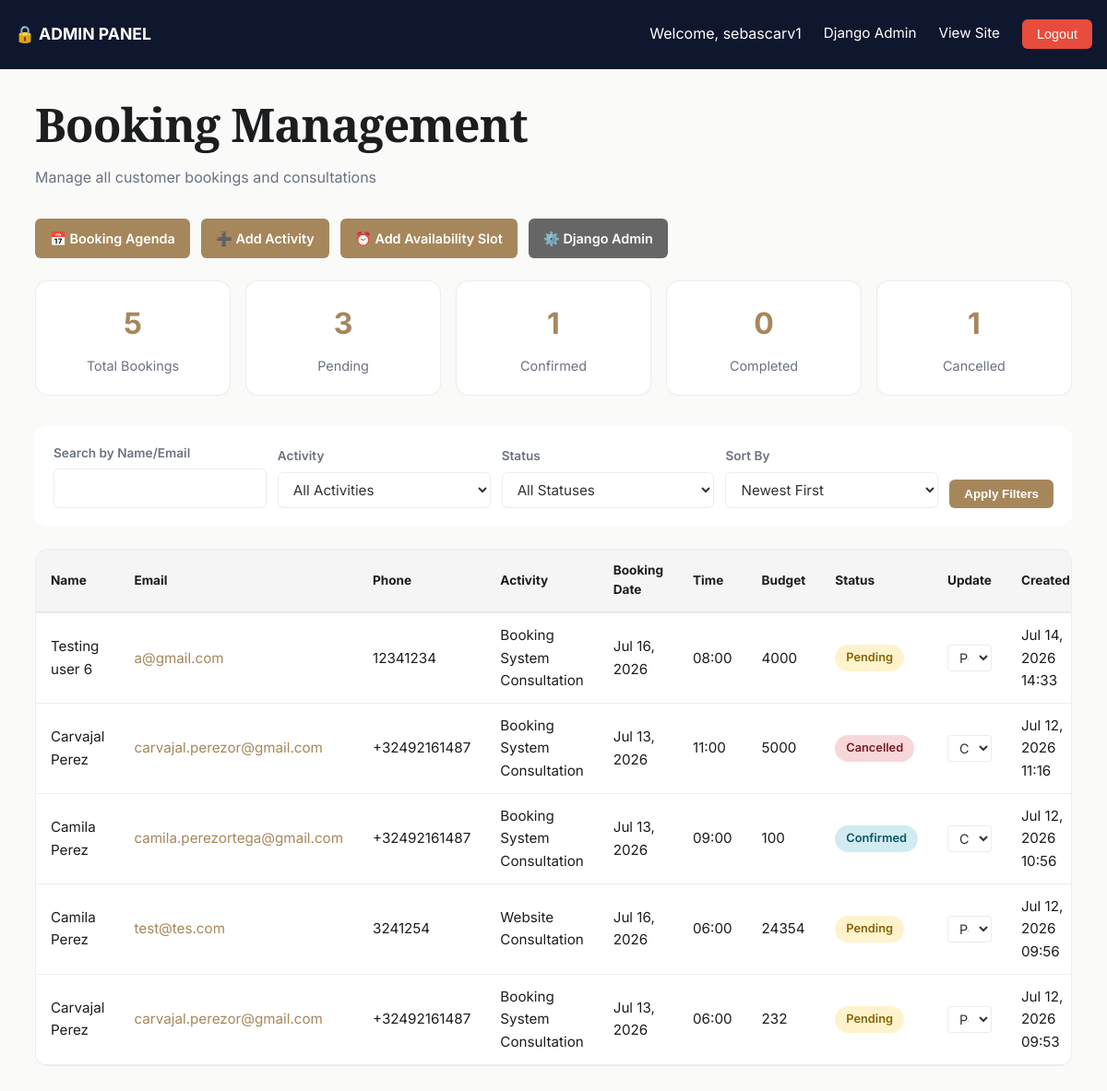
The page /booking/management/ (signed in) on the database as committed earlier.
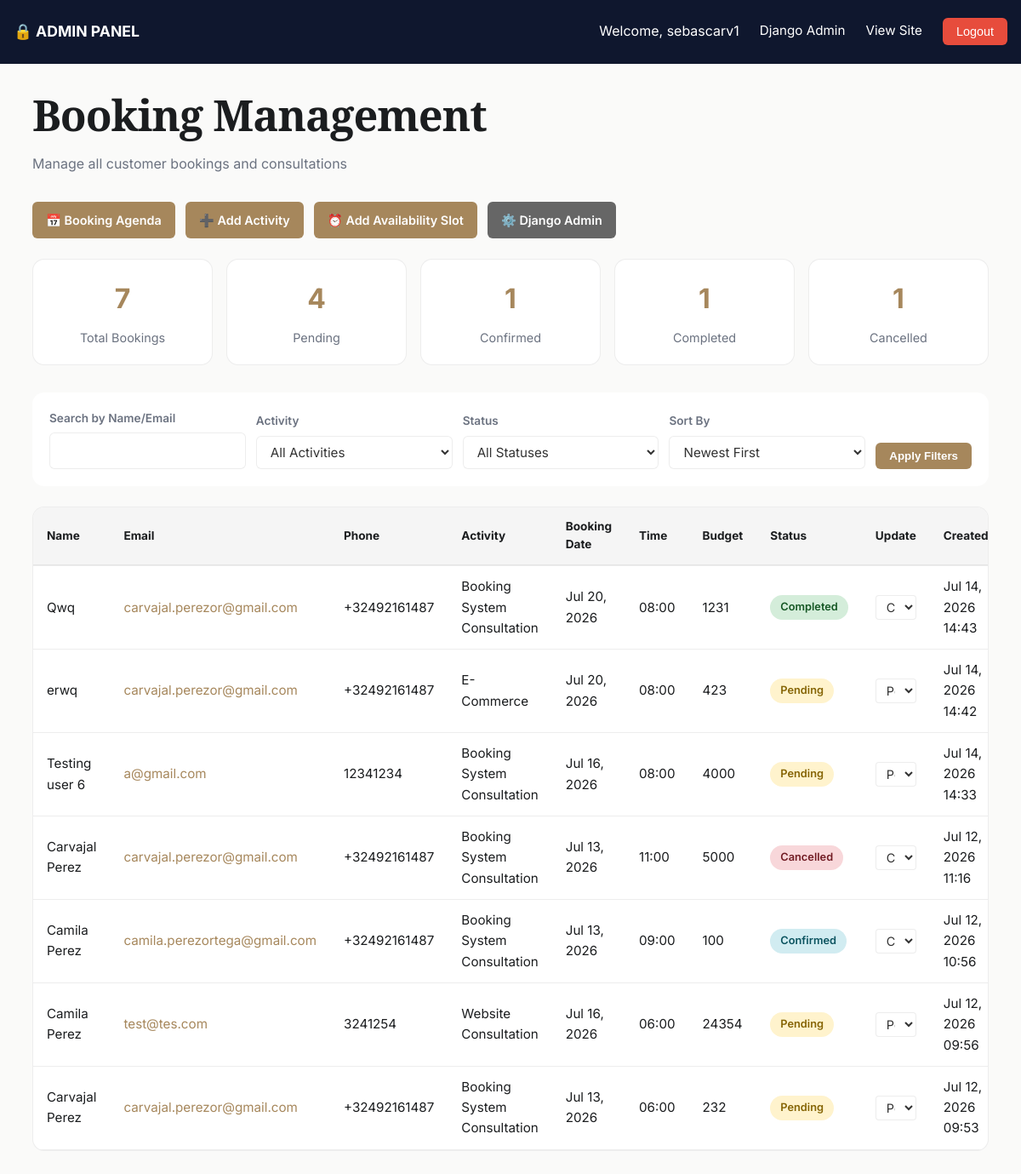
The same page on the database as committed later.
### booking/models.py (models this page shows, shortened)
class Booking(models.Model):
    STATUS_CHOICES = [
        ("pending", "Pending"),
        ("confirmed", "Confirmed"),
        ("completed", "Completed"),
        ("cancelled", "Cancelled"),
    ]
    activity = models.ForeignKey(Activity, on_delete=models.SET_NULL, null=True)
    full_name = models.CharField(max_length=150)
    email = models.EmailField()
    phone = models.CharField(max_length=20, blank=True)
    booking_date = models.DateField()
    booking_time = models.TimeField()
    budget = models.CharField(max_length=100, blank=True)
    timeline = models.CharField(max_length=100, blank=True)
    project_details = models.TextField()
    status = models.CharField(max_length=20, choices=STATUS_CHOICES, default="pending")
    terms_accepted = models.BooleanField(default=False)
    created_at = models.DateTimeField(auto_now_add=True)
    updated_at = models.DateTimeField(auto_now=True)
    class Meta:
        ordering = ["-created_at"]
        indexes = [
            models.Index(fields=["email", "booking_date"]),
            models.Index(fields=["status"]),
        ]

class Activity(models.Model):
    name = models.CharField(max_length=100, unique=True)
    description = models.TextField(blank=True)
    duration_minutes = models.IntegerField(default=30)
    is_active = models.BooleanField(default=True)
    created_at = models.DateTimeField(auto_now_add=True)
    class Meta:
        verbose_name_plural = "Activities"
        ordering = ["name"]

### booking/views.py (the view)
# urls.py: path("management/", views.booking_management, name="management"),
@login_required(login_url="admin:login")
@user_passes_test(is_admin, login_url="admin:login")
def booking_management(request):
    template_name = "booking/management.html"
    status = request.GET.get("status", "")
    activity_id = request.GET.get("activity", "")
    sort_by = request.GET.get("sort", "-created_at")
    search = request.GET.get("search", "")
    bookings = Booking.objects.all()
    if status:
        bookings = bookings.filter(status=status)
    if activity_id:
        bookings = bookings.filter(activity_id=activity_id)
    if search:
        bookings = bookings.filter(full_name__icontains=search) | bookings.filter(email__icontains=search)
    valid_sorts = ["-created_at", "created_at", "booking_date", "-booking_date", "full_name"]
    if sort_by not in valid_sorts:
        sort_by = "-created_at"
    bookings = bookings.order_by(sort_by)
    total_bookings = Booking.objects.count()
    pending_count = Booking.objects.filter(status="pending").count()
    confirmed_count = Booking.objects.filter(status="confirmed").count()
    completed_count = Booking.objects.filter(status="completed").count()
    cancelled_count = Booking.objects.filter(status="cancelled").count()
    context = {
        "bookings": bookings,
        "activities": Activity.objects.filter(is_active=True),
        "status_choices": Booking.STATUS_CHOICES,
        "stats": {
            "total": total_bookings,
            "pending": pending_count,
            "confirmed": confirmed_count,
            "completed": completed_count,
            "cancelled": cancelled_count,
        },
        "current_status": status,
        "current_activity": activity_id,
        "current_sort": sort_by,
        "search_term": search,
    }
    return render(request, template_name, context)

### booking/views.py (called while the page is built)
def is_admin(user):
    return user.is_staff or user.is_superuser

### templates/booking/management.html (shortened to what this page needs)
{% load static %}
<!doctype html>
<html lang="en">
<head>
  <link rel="stylesheet" href="{% static 'css/services.css' %}">
</head>
<body>
  <header class="admin-header">
    <div class="nav" style="max-width: 1200px; margin: 0 auto; padding: 0 16px;">
      <strong>🔒 ADMIN PANEL</strong>
      <div class="admin-nav">
        <span>Welcome, {{ user.get_full_name|default:user.username }}</span>
        <a href="{% url 'admin:index' %}">Django Admin</a>
        <a href="{% url 'services:welcome' %}">View Site</a>
        <form method="post" action="{% url 'admin:logout' %}" style="display: inline;">
          <button type="submit" class="logout-btn">Logout</button>
        </form>
      </div>
    </div>
  </header>
  <main class="management-container">
    <div class="wrap">
      <div style="margin-bottom: 32px;">
        <h1 style="margin-bottom: 8px;">Booking Management</h1>
        <p style="color: var(--muted);">Manage all customer bookings and consultations</p>
      </div>
      <div class="admin-actions">
        <a href="{% url 'booking:agenda' %}" class="action-link">📅 Booking Agenda</a>
        <a href="{% url 'booking:add_activity' %}" class="action-link">➕ Add Activity</a>
        <a href="{% url 'booking:add_availability_slot' %}" class="action-link">⏰ Add Availability Slot</a>
        <a href="{% url 'admin:index' %}" class="action-link secondary">⚙️ Django Admin</a>
      </div>
      <div class="stats-grid">
        <div class="stat-card">
          <div class="stat-number">{{ stats.total }}</div>
          <div class="stat-label">Total Bookings</div>
        </div>
        <div class="stat-card">
          <div class="stat-number">{{ stats.pending }}</div>
          <div class="stat-label">Pending</div>
        </div>
        <div class="stat-card">
          <div class="stat-number">{{ stats.confirmed }}</div>
          <div class="stat-label">Confirmed</div>
        </div>
        <div class="stat-card">
          <div class="stat-number">{{ stats.completed }}</div>
          <div class="stat-label">Completed</div>
        </div>
        <div class="stat-card">
          <div class="stat-number">{{ stats.cancelled }}</div>
          <div class="stat-label">Cancelled</div>
        </div>
      </div>
      <form class="filters" method="get">
        <div class="form-group">
          <label for="search">Search by Name/Email</label>
          <input type="text" id="search" name="search" placeholder="Name or email..." value="{{ search_term }}">
        </div>
        <div class="form-group">
          <label for="activity">Activity</label>
          <select id="activity" name="activity">
            <option value="">All Activities</option>
          </select>
        </div>
        <div class="form-group">
          <label for="status">Status</label>
          <select id="status" name="status">
            <option value="">All Statuses</option>
          </select>
        </div>
        <div class="form-group">
          <label for="sort">Sort By</label>
          <select id="sort" name="sort">
            <option value="-created_at" {% if current_sort == "-created_at" %}selected{% endif %}>Newest First</option>
          </select>
        </div>
        <button type="submit" class="filter-btn">Apply Filters</button>
      </form>
      {% if bookings %}
        <div class="bookings-table">
          <div class="table-wrapper">
            <table>
              <thead>
                <tr>
                  <th>Name</th>
                  <th>Email</th>
                  <th>Phone</th>
                  <th>Activity</th>
                  <th>Booking Date</th>
                  <th>Time</th>
                  <th>Budget</th>
                  <th>Status</th>
                  <th>Update</th>
                  <th>Created</th>
                </tr>
              </thead>
              <tbody>
                {% for booking in bookings %}
                  <tr>
                    <td>{{ booking.full_name }}</td>
                    <td><a href="mailto:{{ booking.email }}" style="color: var(--brass);">{{ booking.email }}</a></td>
                    <td>{{ booking.phone|default:"-" }}</td>
                    <td>{{ booking.activity.name }}</td>
                    <td>{{ booking.booking_date|date:"M d, Y" }}</td>
                    <td>{{ booking.booking_time|time:"H:i" }}</td>
                    <td>{{ booking.budget|default:"-" }}</td>
                    <td>
                      <span class="status-badge status-{{ booking.status }}">{{ booking.get_status_display }}</span>
                    </td>
                    <td>
                      <select class="status-select" data-booking-id="{{ booking.id }}" onchange="updateBookingStatus({{ booking.id }}, this.value)">
                        {% for value, label in status_choices %}
                          <option value="{{ value }}" {% if booking.status == value %}selected{% endif %}>{{ label }}</option>
                        {% endfor %}
                      </select>
                    </td>
                    <td>{{ booking.created_at|date:"M d, Y H:i" }}</td>
                  </tr>
                {% endfor %}
              </tbody>
            </table>
          </div>
        </div>
      {% else %}
        <div class="empty-state">
          <p>📋 No bookings found matching your filters.</p>
        </div>
      {% endif %}
    </div>
  </main>
</body>
</html>

### static/css/services.css (style rules this page uses)
:root { --bg: #FAFAF9; --cream: #F3F1EC; --navy: #16213E; --navy-ink: #0F172E; --ink: #1B1D1F; --muted: #6B7280; --brass: #A6875C; --brass-light: #C9AD82; --border: rgba(27, 29, 31, 0.08); --border-on-navy: rgba(255, 255, 255, 0.14); --shadow-sm: 0 2px 8px rgba(16, 24, 40, 0.06); --shadow-md: 0 12px 32px rgba(16, 24, 40, 0.08); --radius: 14px; --radius-sm: 8px; --maxw: 1180px; --font-display: "Playfair Display", Georgia, serif; --font-body: "Inter", -apple-system, BlinkMacSystemFont, sans-serif; }
* { box-sizing: border-box; }
html { scroll-behavior: smooth; }
body { margin: 0; background: var(--bg); color: var(--ink); font-family: var(--font-body); font-size: 16px; line-height: 1.6; -webkit-font-smoothing: antialiased; }
h1, h2, h3 { font-family: var(--font-display); font-weight: 600; letter-spacing: -0.01em; margin: 0 0 0.5em; color: var(--ink); }
h1 { font-size: clamp(2.2rem, 4.2vw, 3.4rem); line-height: 1.12; letter-spacing: -0.02em; }
p { color: var(--muted); }
a { color: inherit; text-decoration: none; }
.wrap { max-width: var(--maxw); margin: 0 auto; padding: 0 28px; }
header { position: sticky; top: 0; z-index: 40; background: rgba(250, 250, 249, 0.86); backdrop-filter: blur(10px); border-bottom: 1px solid var(--border); }
.nav { max-width: var(--maxw); margin: 0 auto; padding: 16px 28px; display: flex; align-items: center; justify-content: space-between; gap: 24px; }
label { display: block; font-size: 0.8rem; color: rgba(255,255,255,0.6); margin-bottom: 6px; }
input, select, textarea { width: 100%; padding: 12px 14px; border-radius: var(--radius-sm); border: 1px solid var(--border-on-navy); background: rgba(255,255,255,0.04); color: #fff; font: inherit; font-size: 0.94rem; }
input::placeholder, textarea::placeholder { color: rgba(255,255,255,0.35); }

Rows that differ between the two databases and show on the page:
added Booking: full_name "Qwq", email "carvajal.perezor@gmail.com", phone "+32492161487", activity.name "Booking System Consultation", booking_date "Jul 20, 2026", booking_time "08:00", budget "1231", status "Completed", status+id "Completed", created_at "Jul 14, 2026 14:43"
added Booking: full_name "erwq", email "carvajal.perezor@gmail.com", phone "+32492161487", activity.name "E-Commerce", booking_date "Jul 20, 2026", booking_time "08:00", budget "423", status "Pending", status+id "Pending", created_at "Jul 14, 2026 14:42"
Other text that changed with them:
{{ stats.total }}: "5" → "7"
{{ stats.pending }}: "3" → "4"
{{ stats.completed }}: "0" → "1"
